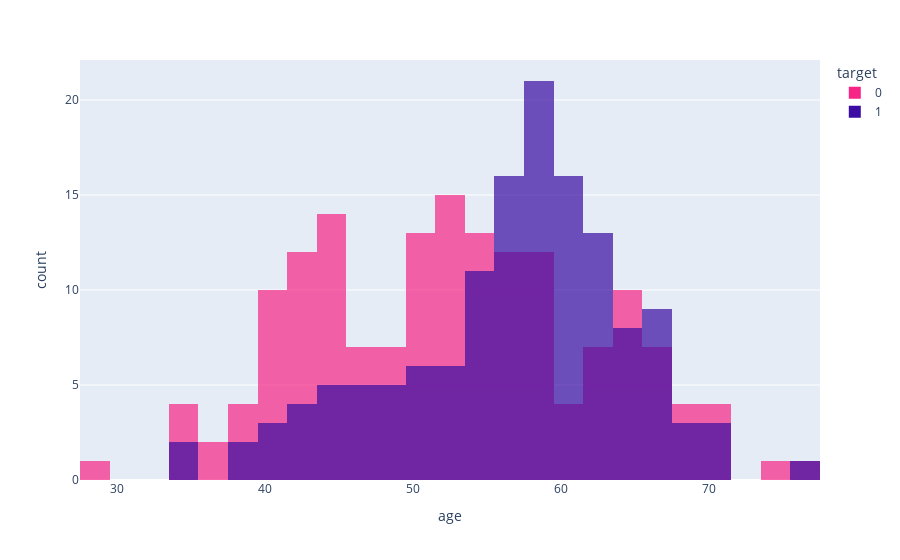

Here is the notebook cell this chart was saved with:
### Code cell
feature = 'age'  
px.histogram(df, x=feature, color='target', barmode='overlay',
             nbins=40, opacity=0.7, color_discrete_sequence=["#f72585","#3a0ca3"])

### Figure 1 — Plotly figure (JSON) as saved in the notebook; plotly's stock layout.template omitted (floating-point values rounded to 4 significant figures; data arrays with more than 128 entries replaced by an {"elided": "..."} marker saying what was removed)
{"data": [{"bingroup": "x", "hovertemplate": "target=0<br>age=%{x}<br>count=%{y}<extra></extra>", "legendgroup": "0", "marker": {"color": "#f72585", "opacity": 0.7, "pattern": {"shape": ""}}, "name": "0", "nbinsx": 40, "orientation": "v", "showlegend": true, "type": "histogram", "x": {"elided": "164 float values"}, "xaxis": "x", "yaxis": "y"}, {"bingroup": "x", "hovertemplate": "target=1<br>age=%{x}<br>count=%{y}<extra></extra>", "legendgroup": "1", "marker": {"color": "#3a0ca3", "opacity": 0.7, "pattern": {"shape": ""}}, "name": "1", "nbinsx": 40, "orientation": "v", "showlegend": true, "type": "histogram", "x": {"elided": "139 float values"}, "xaxis": "x", "yaxis": "y"}], "layout": {"barmode": "overlay", "legend": {"title": {"text": "target"}, "tracegroupgap": 0}, "margin": {"t": 60}, "xaxis": {"anchor": "y", "domain": [0, 1], "title": {"text": "age"}}, "yaxis": {"anchor": "x", "domain": [0, 1], "title": {"text": "count"}}}}
